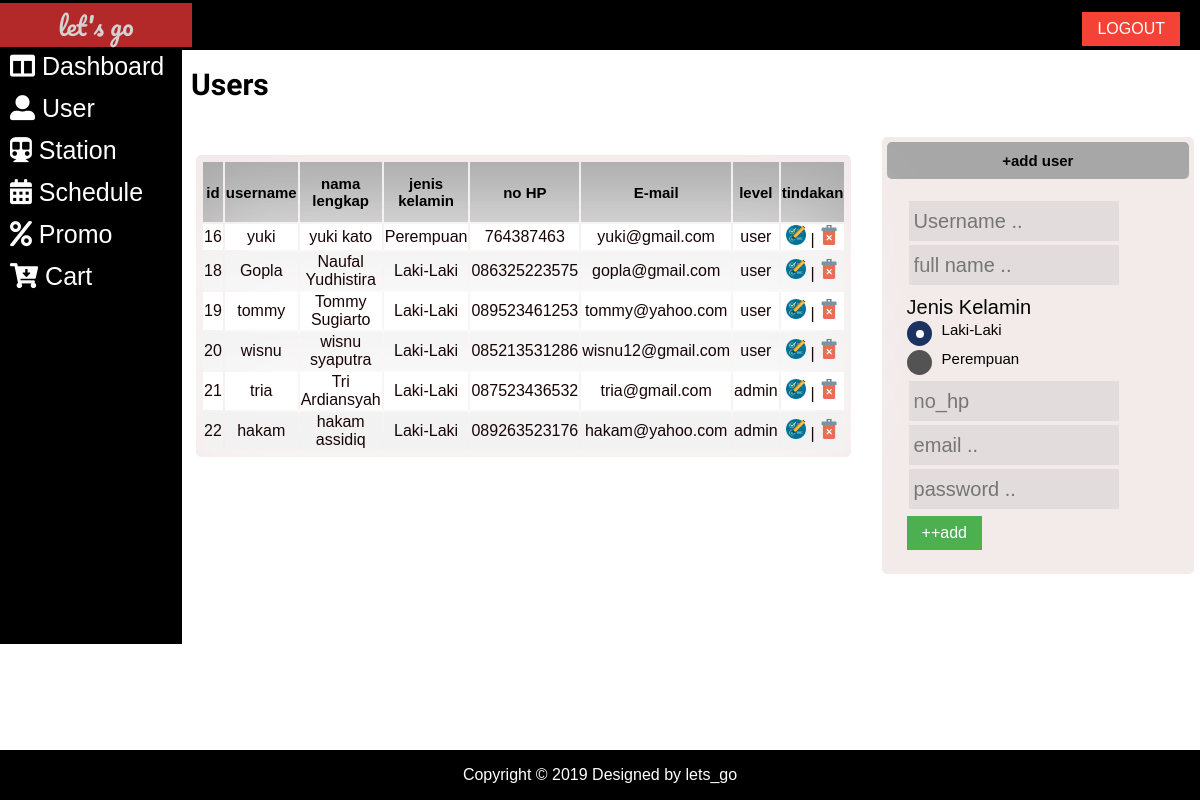
/admin/user/user.php, run on the app's committed database.
### tables this page shows
CREATE TABLE IF NOT EXISTS `user` (
  `id` int(5) NOT NULL AUTO_INCREMENT,
  `full_name` varchar(255) DEFAULT NULL,
  `username` varchar(255) DEFAULT NULL,
  `gender` enum('Laki-Laki','Perempuan') DEFAULT NULL,
  `kontak` varchar(20) DEFAULT NULL,
  `email` varchar(20) DEFAULT NULL,
  `pass` varchar(35) DEFAULT NULL,
  `level` enum('user','admin') DEFAULT 'user',
  PRIMARY KEY (`id`),
  UNIQUE KEY `username` (`username`),
  UNIQUE KEY `email` (`email`)
);

### admin/user/user.php (the view, shortened to what this page needs)
<!DOCTYPE html>
<html lang="en">
<head>
    <link rel="stylesheet" type="text/css" href="../../assets/css/style.css">
    <link rel="stylesheet" href="https://use.fontawesome.com/releases/v5.8.1/css/all.css">
</head>
<body>
    <div class="header">
        <br>
        <p>let's go</p>
        <a href="../../login/logout.php"><button>LOGOUT</button></a>
    </div>
    <table class="container">
        <tr>
            <td colspan="2" class="menu">
                <a href="../index.php">
                    <div><i class="fas fa-columns    "></i> Dashboard</div>
                </a>
                <a href="#user">
                    <div><i class="fas fa-user-alt    "></i> User</div>
                </a>
                <a href="../station/stasiun.php">
                    <div><i class="fas fa-subway    "></i> Station</div>
                </a>
                <a href="../jadwal/jadwal.php">
                    <div> <i class="fas fa-calendar-alt    "></i> Schedule</div>
                </a>
                <a href="../iklan/iklan.php">
                    <div> <i class="fas fa-percent    "></i> Promo</div>
                </a>
                 <a href="../Cart/cart.php">
                    <div><i class="fas fa-cart-arrow-down    "></i> Cart</div>
                </a>
            </td>
            <td class="content">
                <br><br>
                <h3>Users</h3>
                <div>
                    <form action="../create/proses_registrasi.php" method="post">
                        <div class="kotak" style="width:30%; float:right;">
                            <div class="kotak-judul"><b>+add user</b></div>
                            <div class="kotak-user">
                                <input class="input-style" type="text" name="username" placeholder="Username .." required="required">
                                <input class="input-style" type="text" name="full_name" placeholder="full name .." required="required">
                                <br>
                                <label style="font-size:20px;">Jenis Kelamin</label> <br>
                                <label class="btn-rd" for="rd1">Laki-Laki
                                    <span class="checkmark"></span>
                                </label>
                                <label class="btn-rd" for="rd2">Perempuan
                                    <span class="checkmark"></span>
                                </label>
                                <input class="input-style" type="text" name="kontak" placeholder="no_hp" required="required">
                                <br>
                                <input class="input-style" type="email" name="email" placeholder="email .." required="required">
                                <input class="input-style" type="password" name="pass" placeholder="password .." required="required">
                                <br>
                                <input class="btn-submit" value="++add" type="submit" name="add">
                            </div>
                        </div>
                    </form>
                </div>
                <div>
                    <table class="kotak" style="width:65%; float:left;">
                        <thead>
                            <tr class="kotak-judul" style="height:60px;">
                                <th>id</th>
                                <th>username</th>
                                <th>nama lengkap</th>
                                <th>jenis kelamin</th>
                                <th>no HP</th>
                                <th>E-mail</th>
                                <th>level</th>
                                <th>tindakan</th>
                            </tr>
                        </thead>
                        <tbody>
                            <?php
                            include '../../config/koneksi.php';
                            $sql = "SELECT * FROM user";
                            $query = mysqli_query($db, $sql);
                            while ($user = mysqli_fetch_array($query)) {
                                echo "<tr class='kotak-form' style='text-align:center; height:0px;'>";
                                echo "<td>" . $user['id'] . "</td>";
                                echo "<td>" . $user['username'] . "</td>";
                                echo "<td>" . $user['full_name'] . "</td>";
                                echo "<td>" . $user['gender'] . "</td>";
                                echo "<td>" . $user['kontak'] . "</td>";
                                echo "<td>" . $user['email'] . "</td>";
                                echo "<td>" . $user['level'] . "</td>";
                                echo "<td>";
                                echo "<a class='button' href='../user/form-edit.php?id=" . $user['id'] . "'><img src='../../assets/icon/edit.png'></a> | ";
                                echo "<a class='button' href='../delete/hapus.php?id=" . $user['id'] . "'><img src='../../assets/icon/delete.png'> </a>";
                                echo "</td>";
                                echo "</tr>";
                            }
                            ?>
                        </tbody>
                        <br>
                    </table>
                </div>
                <br><br><br><br><br><br><br><br><br><br><br><br>
            </td>
        </tr>
    </table>
    <div class="footer">
        Copyright &copy; 2019
        Designed by lets_go
    </div>
</body>
</html>

### assets/css/style.css (style rules this page uses)
body { margin: 0%; font-family: sans-serif; font-family: "Kreon", serif; }
label { font-size: 11pt; }
.container { border-collapse: collapse; }
.kotak-form { background: rgb(255, 255, 255); margin: 150px auto; padding: 30px 20px; box-shadow: 0px 0px 100px 4px #ffffff; color: #180404; font-family: "Trebuchet MS", "Lucida Sans Unicode", "Lucida Grande", "Lucida Sans", Arial, sans-serif; border-collapse: collapse; border-spacing: 0; width: 100%; border: 1px solid #ddd; }
.kotak-form:nth-child(even) { background-color: #f2f2f2; }
.header { margin-top: 0%; margin-bottom: 0%; height: 50px; width: 100%; background-color: rgb(0, 0, 0); position: -webkit-sticky; position: fixed; z-index: 999; }
.header button { margin: -60px 20px 0px 0px; float: right; background-color: #f44336; border: none; color: white; padding: 8px 15px; text-align: center; text-decoration: none; display: inline-block; font-size: 16px; font-family: sans-serif; }
.header button { -webkit-transition-duration: 0.4s; transition-duration: 0.4s; }
.header p { margin-top: -15px; color: #d3d1d1; width: 16%; background-color: #b32929; text-align: center; font-size: 25px; font-family: "Pacifico", cursive; }
.menu { height: 600px; width: 15%; background-color: rgb(0, 0, 0); float: left; margin-top: 3.5%; position: -webkit-sticky; position: fixed; }
.menu a { cursor: pointer; text-decoration: none; color: white; }
.menu div { margin: 5px; font-size: 25px; font-family: sans-serif; border-radius: 5px; padding: 4px; }
.content { height: 100%; width: 84%; float: right; }
.content h3 { font-size: 30px; font-family: "Francois One", sans-serif; }
table { height: 100%; width: 100%; }
.kotak { height: 70%; width: 50%; background-color: #f3eaea; border-radius: 5px; padding: 5px; margin: 5px; box-shadow: #b32929; }
.kotak-judul { background-color: #a7a7a7; padding: 10px; text-align: center; font-size: 15px; font-family: Arial, Helvetica, sans-serif; border-radius: 5px; }
.kotak-user { width: 100%; height: 350px; padding: 20px; font-family: Arial, Helvetica, sans-serif; font-size: 30px; }
.input-style { height: 30px; width: 200px; background-color: rgba(187, 187, 187, 0.3); padding: 5px; margin: 2px; border: none; font-family: Arial, Helvetica, sans-serif; font-size: 20px; }
.button { height: 10px; width: 20px; }
.footer { height: 50px; width: 100%; background-color: rgb(0, 0, 0); bottom: 0%; position: absolute; position: -webkit-sticky; position: fixed; text-align: center; line-height: 50px; font-family: Verdana, Geneva, Tahoma, sans-serif; color: white; }
.button img { height: 20px; width: 20px; }
.btn-submit { background-color: #4caf50; border: none; color: white; padding: 8px 15px; text-align: center; text-decoration: none; display: inline-block; font-size: 16px; font-family: sans-serif; }
.btn-rd { display: block; position: relative; padding-left: 35px; margin-bottom: 12px; cursor: pointer; font-size: 15px; -webkit-user-select: none; -moz-user-select: none; -ms-user-select: none; user-select: none; }
.checkmark { position: absolute; top: 0; left: 0; height: 25px; width: 25px; background-color: rgb(83, 83, 83); border-radius: 50%; }
.btn-rd input:checked ~ .checkmark { background-color: rgb(28, 50, 97); }
.checkmark:after { content: ""; position: absolute; display: none; }
.btn-rd input:checked ~ .checkmark:after { display: block; }
.btn-rd .checkmark:after { top: 9px; left: 9px; width: 8px; height: 8px; border-radius: 50%; background: white; }

### data on the page
user: id "16", username "yuki", full_name "yuki kato", gender "Perempuan", kontak "764387463", email "yuki@gmail.com", level "user"
user: id "18", username "Gopla", full_name "Naufal Yudhistira", gender "Laki-Laki", kontak "086325223575", email "gopla@gmail.com", level "user"
user: id "19", username "tommy", full_name "Tommy Sugiarto", gender "Laki-Laki", kontak "089523461253", email "tommy@yahoo.com", level "user"
user: id "20", username "wisnu", full_name "wisnu syaputra", gender "Laki-Laki", kontak "085213531286", email "wisnu12@gmail.com", level "user"
user: id "21", username "tria", full_name "Tri Ardiansyah", gender "Laki-Laki", kontak "087523436532", email "tria@gmail.com", level "admin"
user: id "22", username "hakam", full_name "hakam assidiq", gender "Laki-Laki", kontak "089263523176", email "hakam@yahoo.com", level "admin"
